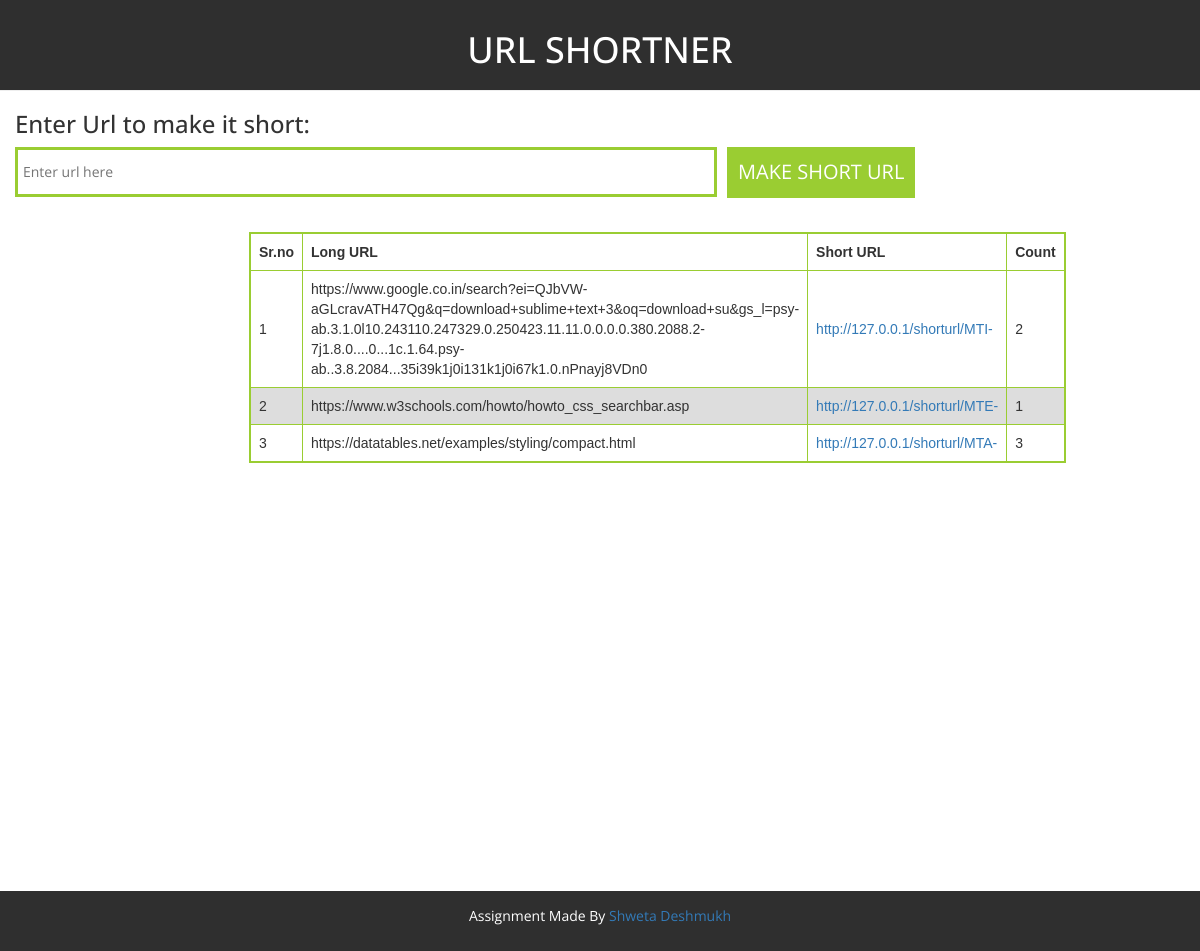
Before: / with the older database file.
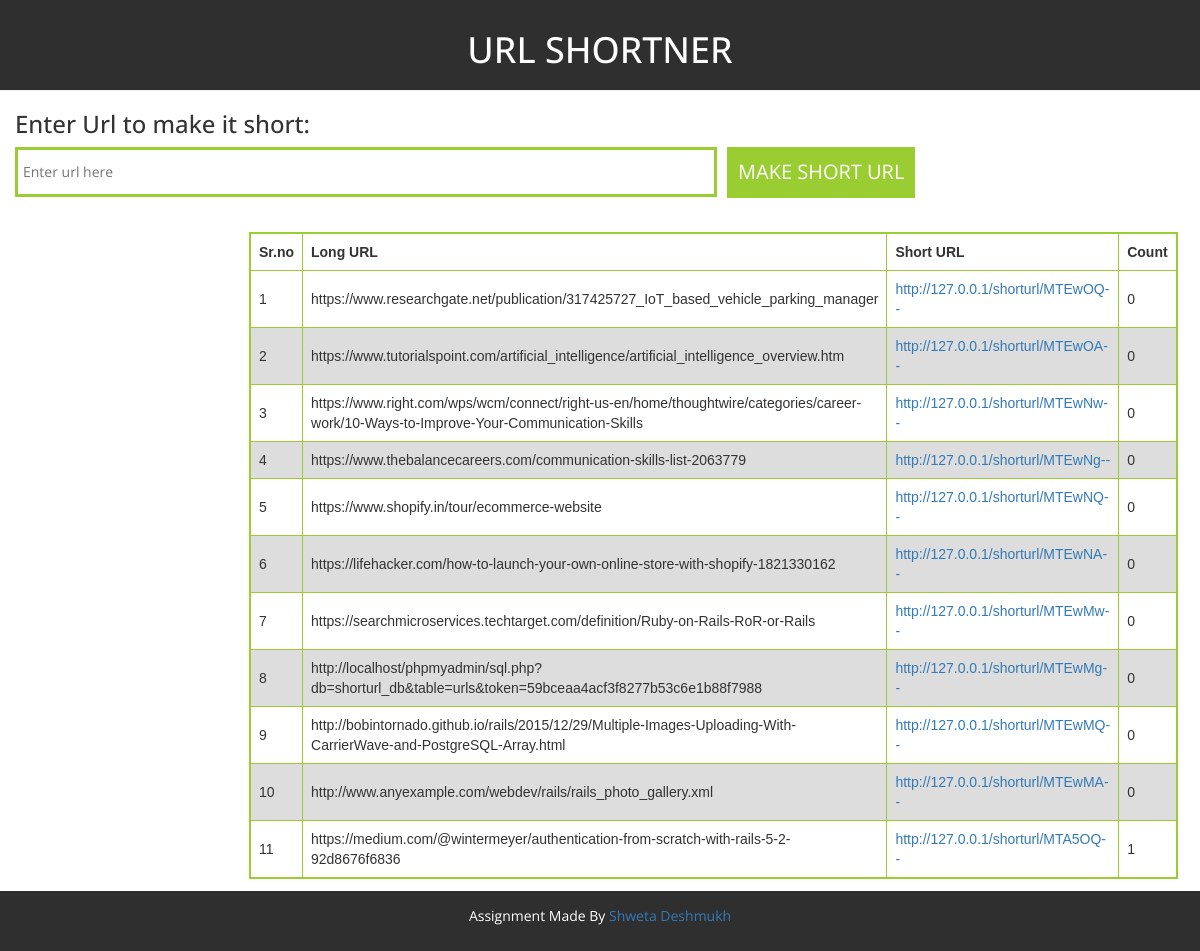
After: the same page with the newer database file.
### tables this page shows
CREATE TABLE `urls` (
  `id` int(11) NOT NULL,
  `long_url` varchar(250) DEFAULT NULL,
  `count` int(11) NOT NULL
);

### application/controllers/shorturl.php (called while the page is built, shortened)
<?php if ( ! defined('BASEPATH')) exit('No direct script access allowed');
class Shorturl extends CI_Controller {
		public function __construct()
	 {
	  $this->load->model('short_url_model');
	 }
    public function index()
    {
        $data=array();
        if($this->input->post('url'))
        {
            $frequent_used_url=$this->short_url_model->frequent_used_url();
            $short_url=$this->short_url_model->store_long_url();
			if($frequent_used_url)
			{
				$data['frequent'] =  $frequent_used_url;
			}
            if($short_url)
            {
                $data['short_url']=$short_url;
            }
            else
            {
                $data['error']=validation_errors();
            }
        }else{
			$frequent_used_url=$this->short_url_model->frequent_used_url();
			if($frequent_used_url)
			{
				$data['frequent'] =  $frequent_used_url;
			}
		}
       	$this->load->view('templates/header', $data);
        $this->load->view('display_short_url', $data);
	$this->load->view('templates/footer', $data);
    }
}

### index.php (called while the page is built, shortened)
<?php
require_once BASEPATH.'core/CodeIgniter.php';

### application/models/short_url_model.php (called while the page is built, shortened)
<?php
class Short_url_model extends CI_Model {
	function frequent_used_url()
    {
		$this->db->select("long_url,count,id");
		$this->db->from('urls');
		$this->db->where("count >=",1);
		$this->db->or_where('count',0);
		$this->db->order_by("id", "desc");
		$this->db->limit(100);
		$query = $this->db->get();
		return $query->result_array();
	}
 }

### application/views/display_short_url.php (the view, shortened to what this page needs)
<body>
     <div class="container">
        <section id="main">
           <h3 class="page-head">Enter Url to make it short: </h3>
           <form action="" method="post" accept-charset="utf-8">
                  <div class="search">
           			<input type="text" name="url" class="searchTerm" placeholder="Enter url here">
           			<button type="submit" class="searchButton">MAKE SHORT URL</button>
                  </div>
           </form>
        </section>
        <table id="listTable" class="display">
           <thead>
              <tr>
                 <th>Sr.no</th>
                 <th>Long URL</th>
                 <th>Short URL</th>
                 <th>Count</th>
              </tr>
           </thead>
           <tbody>
              <?php
                 if(isset($frequent))
                 {
                 $srCount=1;
                 foreach($frequent as $fdata){
                 echo '<tr>';
                 echo'<td>'.$srCount.'</td>';
                 echo'<td>'.$fdata['long_url'].'</td>';
                 echo'<td><a href="'.base_url().'index.php/'.str_replace('=','-', base64_encode($fdata['id'])).'"target="_blank">'.base_url().str_replace('=','-', base64_encode($fdata['id'])).'</a></td>';
                 echo'<td>'.$fdata['count'].'</td>';
                 echo'</tr>';
                 $srCount++;
                 }
                 }
                 ?>
        </table>
     </div>
  </body>

### application/views/templates/header.php (shortened to what this page needs)
<!DOCTYPE html>
<html lang="en" class="no-js">
<head>
	<link rel="stylesheet" type="text/css" href="<?php echo base_url(); ?>assets/css/bootstrap.min.css">
      <link rel="stylesheet" type="text/css" href="<?php echo base_url(); ?>assets/css/jquery.dataTables.css">
      <link rel="stylesheet" type="text/css" href="<?php echo base_url(); ?>assets/css/style.css" />
</head>
<header class="page-header">
  <h1>URL SHORTNER</h1>
</header>

### application/views/templates/footer.php
<footer class="container-fluid bg-4 text-center">
  <p>Assignment Made By <a href='#'>Shweta Deshmukh</a></p>
</footer>
</html>

### assets/css/style.css (style rules this page uses)
html, body { font-family: 'Open Sans', sans-serif; height:100% }
.container { width: 1200px; margin: 0 auto; height:100%; }
.search { width: 100%; position: relative }
.searchTerm { float: left; width: 60%; border: 3px solid; padding: 5px; height: 50px; outline: none; color: yellowgreen; }
.searchButton { position: absolute; margin-left: 10px; border: 1px solid yellowgreen; background: yellowgreen; text-align: center; color: #fff; cursor: pointer; font-size: 20px; padding: 10px 10px; }
footer { padding: 15px 25px; !important }
.page-header { text-align: center; font-size:25px; font-weight:bold; color: white; padding: 10px 25px !important; margin:0 !important; }
table { font-family: arial, sans-serif; border-collapse: collapse; width: 50%; margin-left: 20%; margin-top: 14px; border: 2px solid yellowgreen !important; }
td, th { border: 1px solid #dddddd; text-align: left; padding: 8px; border: 1px solid yellowgreen; }
tr { border: 1px solid yellowgreen; }
tr:nth-child(even) { background-color: #dddddd; }
.bg-4, header { background-color: #2f2f2f; color: #ffffff; }
table { border: 2px solid yellowgreen !important; }

Changed rows visible on the page:
removed urls: long_url "https://www.google.co.in/search?ei=QJbVW-aGLcravATH47Qg&q=download+sublime+text+3&oq=download+su&gs_l=psy-ab.3.1.0l10.243110.247329.0.250423.11.11.0.0.0.0.380.2088.2-7j1.8.0....0...1c.1.64.psy-ab..3.8.2084...35i39k1j0i131k1j0i67k1.0.nPnayj8VDn0", id "MTI-", count "2"
removed urls: long_url "https://www.w3schools.com/howto/howto_css_searchbar.asp", id "MTE-", count "1"
removed urls: long_url "https://datatables.net/examples/styling/compact.html", id "MTA-", count "3"
added urls: long_url "https://www.researchgate.net/publication/317425727_IoT_based_vehicle_parking_manager", id "MTEwOQ--", count "0"
added urls: long_url "https://www.tutorialspoint.com/artificial_intelligence/artificial_intelligence_overview.htm", id "MTEwOA--", count "0"
added urls: long_url "https://www.right.com/wps/wcm/connect/right-us-en/home/thoughtwire/categories/career-work/10-Ways-to-Improve-Your-Communication-Skills", id "MTEwNw--", count "0"
added urls: long_url "https://www.thebalancecareers.com/communication-skills-list-2063779", id "MTEwNg--", count "0"
added urls: long_url "https://www.shopify.in/tour/ecommerce-website", id "MTEwNQ--", count "0"
added urls: long_url "https://lifehacker.com/how-to-launch-your-own-online-store-with-shopify-1821330162", id "MTEwNA--", count "0"
added urls: long_url "https://searchmicroservices.techtarget.com/definition/Ruby-on-Rails-RoR-or-Rails", id "MTEwMw--", count "0"
added urls: long_url "http://localhost/phpmyadmin/sql.php?db=shorturl_db&table=urls&token=59bceaa4acf3f8277b53c6e1b88f7988", id "MTEwMg--", count "0"
added urls: long_url "http://bobintornado.github.io/rails/2015/12/29/Multiple-Images-Uploading-With-CarrierWave-and-PostgreSQL-Array.html", id "MTEwMQ--", count "0"
added urls: long_url "http://www.anyexample.com/webdev/rails/rails_photo_gallery.xml", id "MTEwMA--", count "0"
added urls: long_url "https://medium.com/@wintermeyer/authentication-from-scratch-with-rails-5-2-92d8676f6836", id "MTA5OQ--", count "1"
